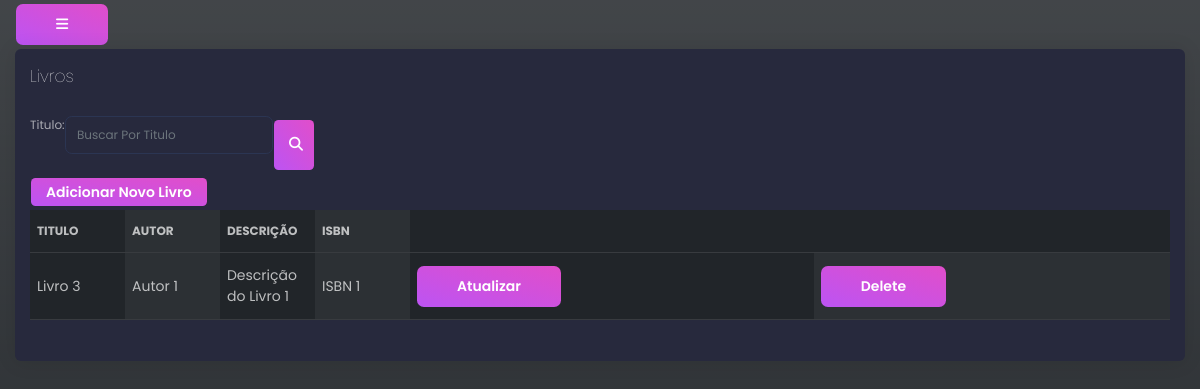
The app's page /livros/listar_livros/ (signed in), older data.
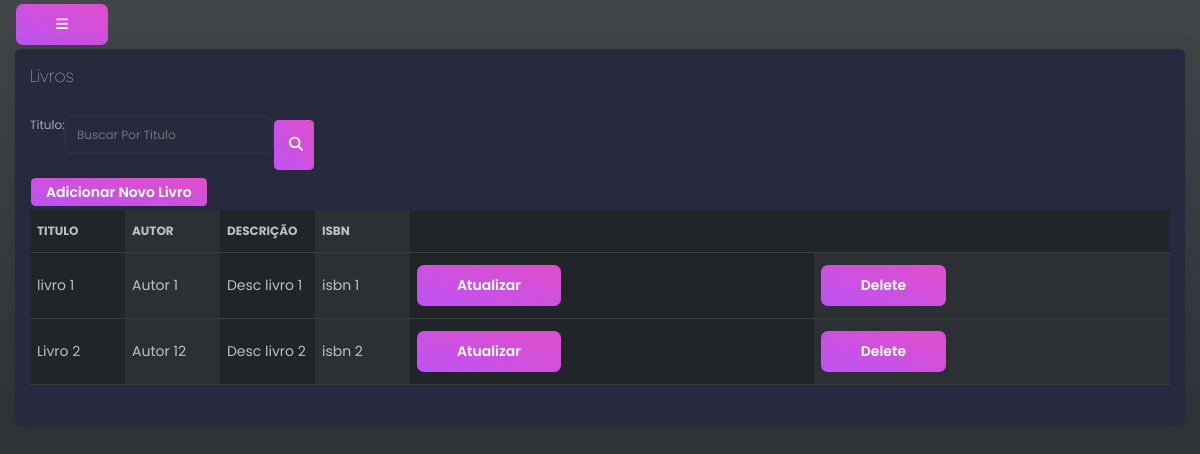
The same page, newer data.
### livro/models.py (models this page shows, shortened)
class livro(models.Model):
    titulo = models.CharField(max_length=30)
    autor = models.CharField(max_length=30)
    descricao = models.CharField(max_length=200)
    isbn = models.CharField(max_length=31)
    esta_disponivel = models.BooleanField(default=True)

### livro/views.py (the view)
# urls.py: path('listar_livros/', views.listar_livros,name='listar_livros'),
@login_required(login_url="login")
def listar_livros(request,msg="",titulo_livro="sem_pesquisa"):
    if titulo_livro == "sem_pesquisa":
        livros = Livro.objects.all()
    else:
        livros = Livro.objects.filter(titulo__startswith=titulo_livro)
    conteudo_pesquisa_form = forms.BuscarLivroForm()
    return render(request,"listar_livros.html",{'livros':livros ,'msg':msg,'conteudo_pesquisa_form':conteudo_pesquisa_form})

### livro/forms.py
class BuscarLivroForm(forms.Form):
    titulo = forms.CharField(widget=forms.TextInput(attrs={"placeholder": "Buscar Por Titulo","class": "form-control"}))

### livro/templates/listar_livros.html (shortened to what this page needs)
{% extends 'base.html' %}
{% block content %}
<div class="content">
            <div class="row">
                <div class="col-md-12">
                    <div class="card">
                        <div class="card-header">
                            <h4 class="card-title">Livros</h4>
                        </div>
                        <div class="card-body">
                            <div class="table-responsive">
                                <form method="POST" action="{% url 'livros:pesquisar_livro' %}" class="w-25 d-flex flex-row">
                                    {{ conteudo_pesquisa_form }}
                                    <button type="submit" class="btn btn-fill btn-primary btn-sm">
                                        <i class="fa-sharp fa-solid fa-magnifying-glass"></i>
                                    </button>
                                </form>
                                <td class="px-1"><a href="{% url 'livros:registrar_livro' %}" class="btn btn-fill btn-primary btn-sm">Adicionar Novo Livro</a></td>
                                <table class="table table-dark table-striped-columns">
                                    <thead>
                                        <tr>
                                            <th scope="col">Titulo</th>
                                            <th scope="col">Autor</th>
                                            <th scope="col">Descrição</th>
                                            <th scope="col">ISBN</th>
                                        </tr>
                                    </thead>
                                    <tbody>
                                        {% for livro in livros %}
                                        <tr>
                                            <td class="col-1">{{ livro.titulo }}</td>
                                            <td class="col-1">{{ livro.autor }}</td>
                                            <td class="col-1">{{ livro.descricao }}</td>
                                            <td class="col-1">{{ livro.isbn }}</td>
                                            {% if user.is_superuser %}
                                            <td><a type="submit" class="btn btn-fill btn-primary"  href="{% url 'livros:atualizar_livro' livro.id%}">Atualizar</a></td>
                                            <th><a type="submit" class="btn btn-fill btn-primary" onclick="return confirm('Deseja realmente Deletar?')" href="{% url 'livros:apagar_livro' livro.id %}">Delete</th>
                                            {% endif %}
                                        </tr>
                                        {% endfor %}
                                    </tbody>
                                </table>
                            </div>
                        </div>
                    </div>
{% endblock content %}

Row changes from the older to the newer data that the page shows:
removed livro: titulo "Livro 3", autor "Autor 1", descricao "Descrição do Livro 1", isbn "ISBN 1"
added livro: titulo "livro 1", autor "Autor 1", descricao "Desc livro 1", isbn "isbn 1"
added livro: titulo "Livro 2", autor "Autor 12", descricao "Desc livro 2", isbn "isbn 2"
